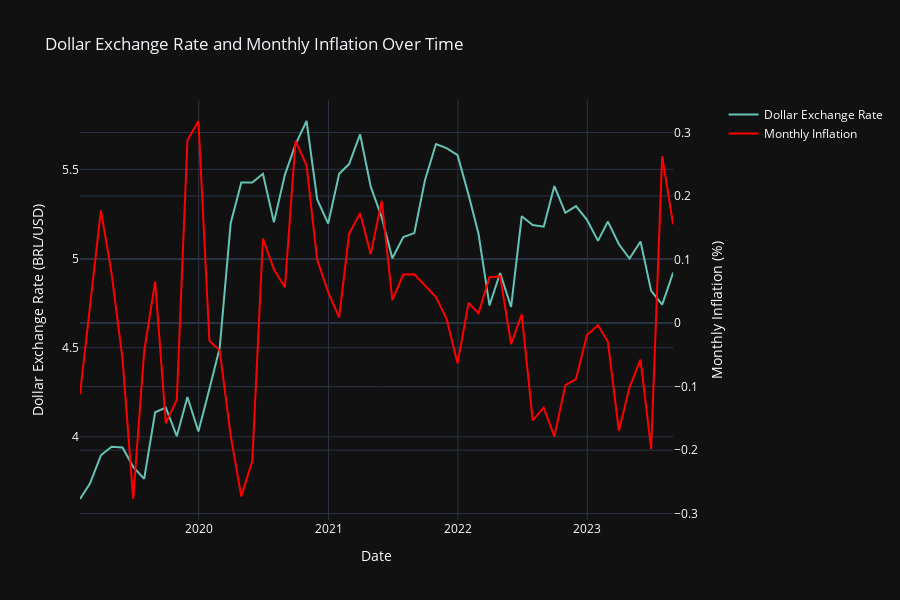

Source (notebook cell):
### Markdown cell above
#### Dólar e Inflação Mensal:

### Code cell
# Continuando do código anterior para Dólar vs. Inflação Mensal com o template 'plotly_dark'
fig_dollar_inflation = sp.make_subplots(specs=[[{"secondary_y": True}]])

# Adicionando a série de taxa de câmbio do dólar
fig_dollar_inflation.add_trace(
    go.Scatter(x=df['date'], y=df['dolar'], name='Dollar Exchange Rate', line=dict(color='rgb(100, 195, 181)')),
    secondary_y=False,
)

# Adicionando a série de inflação mensal
fig_dollar_inflation.add_trace(
    go.Scatter(x=df['date'], y=df['monthly_inflation'], name='Monthly Inflation', line=dict(color='rgb(255, 0, 0)')),
    secondary_y=True,
)

# Configurações de layout usando template 'plotly_dark'
fig_dollar_inflation.update_layout(
    title_text='Dollar Exchange Rate and Monthly Inflation Over Time',
    template='plotly_dark',
    legend=dict(font=dict(color='white')),
    height=600
)

# Atualizações para o eixo x e eixos y primários e secundários
fig_dollar_inflation.update_xaxes(title='Date', title_font=dict(color='white'), tickfont=dict(color='white'))
fig_dollar_inflation.update_yaxes(title='Dollar Exchange Rate (BRL/USD)', secondary_y=False, title_font=dict(color='white'), tickfont=dict(color='white'))
fig_dollar_inflation.update_yaxes(title='Monthly Inflation (%)', secondary_y=True, title_font=dict(color='white'), tickfont=dict(color='white'))

fig_dollar_inflation.show()

### Figure 1 — Plotly figure (JSON) as saved in the notebook; plotly's stock layout.template omitted (floating-point values rounded to 4 significant figures)
{"data": [{"line": {"color": "rgb(100, 195, 181)"}, "name": "Dollar Exchange Rate", "type": "scatter", "x": ["2019-01-31", "2019-02-28", "2019-03-31", "2019-04-30", "2019-05-31", "2019-06-30", "2019-07-31", "2019-08-31", "2019-09-30", "2019-10-31", "2019-11-30", "2019-12-31", "2020-01-31", "2020-02-29", "2020-03-31", "2020-04-30", "2020-05-31", "2020-06-30", "2020-07-31", "2020-08-31", "2020-09-30", "2020-10-31", "2020-11-30", "2020-12-31", "2021-01-31", "2021-02-28", "2021-03-31", "2021-04-30", "2021-05-31", "2021-06-30", "2021-07-31", "2021-08-31", "2021-09-30", "2021-10-31", "2021-11-30", "2021-12-31", "2022-01-31", "2022-02-28", "2022-03-31", "2022-04-30", "2022-05-31", "2022-06-30", "2022-07-31", "2022-08-31", "2022-09-30", "2022-10-31", "2022-11-30", "2022-12-31", "2023-01-31", "2023-02-28", "2023-03-31", "2023-04-30", "2023-05-31", "2023-06-30", "2023-07-31", "2023-08-31"], "xaxis": "x", "y": [3.651, 3.738, 3.896, 3.945, 3.94, 3.832, 3.764, 4.138, 4.164, 4.003, 4.223, 4.03, 4.269, 4.498, 5.198, 5.426, 5.426, 5.475, 5.203, 5.471, 5.64, 5.771, 5.331, 5.196, 5.475, 5.53, 5.697, 5.403, 5.232, 5.002, 5.121, 5.143, 5.439, 5.642, 5.619, 5.58, 5.357, 5.139, 4.737, 4.918, 4.728, 5.237, 5.188, 5.178, 5.406, 5.256, 5.293, 5.217, 5.099, 5.207, 5.08, 5.0, 5.095, 4.819, 4.741, 4.921], "yaxis": "y"}, {"line": {"color": "rgb(255, 0, 0)"}, "name": "Monthly Inflation", "type": "scatter", "x": ["2019-01-31", "2019-02-28", "2019-03-31", "2019-04-30", "2019-05-31", "2019-06-30", "2019-07-31", "2019-08-31", "2019-09-30", "2019-10-31", "2019-11-30", "2019-12-31", "2020-01-31", "2020-02-29", "2020-03-31", "2020-04-30", "2020-05-31", "2020-06-30", "2020-07-31", "2020-08-31", "2020-09-30", "2020-10-31", "2020-11-30", "2020-12-31", "2021-01-31", "2021-02-28", "2021-03-31", "2021-04-30", "2021-05-31", "2021-06-30", "2021-07-31", "2021-08-31", "2021-09-30", "2021-10-31", "2021-11-30", "2021-12-31", "2022-01-31", "2022-02-28", "2022-03-31", "2022-04-30", "2022-05-31", "2022-06-30", "2022-07-31", "2022-08-31", "2022-09-30", "2022-10-31", "2022-11-30", "2022-12-31", "2023-01-31", "2023-02-28", "2023-03-31", "2023-04-30", "2023-05-31", "2023-06-30", "2023-07-31", "2023-08-31"], "xaxis": "x", "y": [-0.1119, 0.0291, 0.1774, 0.0786, -0.05668, -0.2768, -0.04451, 0.06522, -0.1574, -0.1211, 0.2874, 0.318, -0.02784, -0.04296, -0.1771, -0.2727, -0.2167, 0.133, 0.08451, 0.05628, 0.2869, 0.2484, 0.09949, 0.04872, 0.00885, 0.1404, 0.1731, 0.1082, 0.1923, 0.03598, 0.07665, 0.07675, 0.05888, 0.04098, 0.00656, -0.06331, 0.03181, 0.01541, 0.07211, 0.07345, -0.03298, 0.01364, -0.1531, -0.1331, -0.1787, -0.09763, -0.0881, -0.01864, -0.003454, -0.02946, -0.1696, -0.1011, -0.05742, -0.198, 0.2627, 0.1554], "yaxis": "y2"}], "layout": {"height": 600, "legend": {"font": {"color": "white"}}, "title": {"text": "Dollar Exchange Rate and Monthly Inflation Over Time"}, "xaxis": {"anchor": "y", "domain": [0, 0.94], "tickfont": {"color": "white"}, "title": {"font": {"color": "white"}, "text": "Date"}}, "yaxis": {"anchor": "x", "domain": [0, 1], "tickfont": {"color": "white"}, "title": {"font": {"color": "white"}, "text": "Dollar Exchange Rate (BRL/USD)"}}, "yaxis2": {"anchor": "x", "overlaying": "y", "side": "right", "tickfont": {"color": "white"}, "title": {"font": {"color": "white"}, "text": "Monthly Inflation (%)"}}}}
